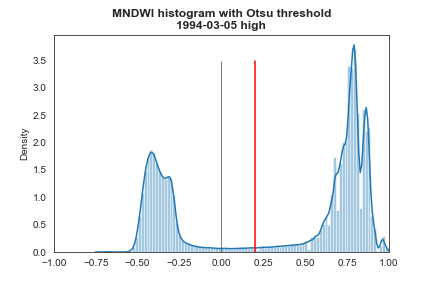
#> input picture output/figures/MNDWI_hist_otsu_qui-nong1_1994-03-05.png, 432 x 288 px; its folder holds 4 pictures in this run
$ jupyter execute --allow-errors Tidal_effects_Qui-Nhong.ipynb   (shell and % lines are left out)
#> lines starting #> are read from the running program, lines starting #| are printed output that depends on the picture
# Quantification of tidal effects in Vietnam on Landsat satellite imagery
<br/>

**Author**: Ronja Lappe, 2020

<br/>

70.5% of the Earth's surface is covered by water. The oceanic mass is constantly being redistributed, whereby three forces are mainly determining the water levels: the Earth's gravity (which holds the water masses on the Earth's surface), the centrifugal force (which is caused by the Earth's rotation) and the gravitational pull of the Moon (in addition or subtraction to the pull of the Sun). The centrifugal force on the Moon averted side as well as the attraction on the Moon-facing side are causing 'flood mountains' with 'ebb valleys' in between. These effects are called tides. Since the Moon orbits the Earth within 25hours and 50 minutes, the arrival of high and low tides is slightly shifted every day [KELLETAT 2013, BIRD 2008]. Which also is the reason why Landsat likely observes different tidal conditions, since it acquires images almost at the same time on one the same spot each overpass.

Tidal environments are highly diverse around the globe, depending on latitude, so-called amphidromic points and local conditions (e.g. open oceans vs. land-locked seas). Tidal environments can be categorized by their daily occurrence as diurnal, semidiurnal or mixed types. Another classification based on tidal range, differentiates microtidal (<2m), mesotidal (2-4m), macrodial (4-6m) and megatidal (>6m) conditions. Tidal ranges are highest where "the tidal wave steepens across broad continental shelves and into gulfs" [BIRD 2008].

It may therefore be said, that the overall picture of tidal movement is highly complex and difficult to measure on a local level. Though, when working on coastal dynamics with satellite imagery, it is inevitable to take tidal effects into account. This script aims on assessing tidal impact on shoreline detection results of Landsat imagery with 30 m spatial resolution. Openly available hourly sea level data will be used to identify dates of low and high tide at the local Landsat aquisition hour to build image pairs from low and high tide dates on which the coastline will be detected and the change between both dates be quantified along shore-perpendicular transects. A median value of shoreline displacement between low and high tide for the chosen area of interest will be the end result of this script, which may be used as a reference for the decision whether tidal range has to be accounted fort when working with Landsat imagery in your selected region of interest.

<br/>

Here, an example of a sea level station in Central Vietnam, Qui Nhon, has been chosen as area of interest. Central Vietnam is considered a mesotidal environment with a tidal range of about 0.5-1.0 m. The goal of this project is to find out whether tidal fluctuations significantly affect the shoreline detection result in this area and whether they need to be corrected for, when working with a coastline time series (DANG et al. 2020).

<br/>

**Content of the script:**
1. Identification of low and high tide dates at Landsat acquisition time within a selected AOI
2. Selection of nearly cloud-free images at low and high tides (Creation of image pairs)
3. MNDWI calculation and binarization (on GEE)
4. Shoreline extraction (on local machine)
5. Calculation of shoreline displacement between low and high tide
6. Statistics
Results & Interpretation

**Input:**
- sea level csv in the format as below (preferably download from that website)
- osm reference shoreline for your country of interest
- some parameters, such as path names, sea level station name, coordinates and timezone

**Output:**
- shoreline geojsons for all available low/ high tide image pairs
- shore-perpendicular transects for each image pair with information on seawards shoreline displacement from high to low tide in geojson format
- csv on shoreline displacement measures for each image pair (median, mean, std, range)

<br/>

**Sea level data:**
http://uhslc.soest.hawaii.edu/data/?rq#uh381http://uhslc.soest.hawaii.edu/data/csv/rqds/pacific/hourly/h381a.csv

*Available stations in Vietnam:*
- *Qui Nhon, South-Central Vietnam (1994-2005, 2007-2018)*
- *Vung Tau, Southern Vietnam (1986-2002, 2007-2018)*
- *Hon Dau, Island in Northern Vietnam (1995)*

### Setup

**Set up your accounts first**

Parts of this code are processed on the **Google Earth Engine**, which requires an active user account (that can be created here: https://earthengine.google.com/platform/). A confirmation usually comes within 2-3 work days. In order to download exported files from the **Google Drive** automatically, another authentication procedure is necessary. This script uses the PyDrive.auth package to handle your credentials. A quick start on how to generate the credentials file and where to save it can be found here https://pythonhosted.org/PyDrive/quickstart.html#authentication. Just follow the instructions 1-5 and you should be good to go...

**Python packages**

[cell 1]
# GEE related
import ee
import geemap
import geetools
from pydrive.auth import GoogleAuth
from pydrive.drive import GoogleDrive

# spatial
import geopandas as gpd
import shapely as shp
import rasterio
from rasterio.plot import show
from rasterio.enums import Resampling
from rasterio import warp

# statistics
import pandas as pd
import statistics as stat
from skimage import filters
from skimage import measure
from scipy.signal import find_peaks
from scipy.ndimage import gaussian_filter1d
from scipy import interpolate

#plotting
import seaborn as sns
import mapclassify
import matplotlib.pyplot as plt
import matplotlib.image as mpimg
import matplotlib.gridspec as gridspec
from matplotlib.colors import ListedColormap

# other
import os
import datetime
import pickle
import warnings
import nbimporter
import pytz
from pytz import timezone

# my functions
import utils

**Parameters**

[cell 2]
# Sea level station
station = "Qui Nhong" # name of station
station_coordinates = [13.77500,109.25500] # coordinates of the station
local_timezone = "Asia/Ho_Chi_Minh" #for other options check: "pytz.all_timezones"

# Paths
station_data_path = os.path.join(os.path.join(os.getcwd(),"input")) # Path to sea level CSVs
output_path = os.path.join(os.getcwd(),"output") # Path to folder, where output will be saved
GEE_export_folder = "GEE_tidal_export" # Name of export folder on Google drive

# File names
station_file_name = "qui-nong1" # Name of sea level csv
osm_shoreline = "osm_coastline_vn.geojson" # Name of osm shoreline

**Initiate Google Earth Engine**

[cell 3]
try:
    ee.Initialize()
#> (this line was passed over: ee is not available in this run)
    print('GEE initialized')
except Exception as e:
    ee.Authenticate()
    ee.Initialize()

#> (a cell that did not finish here is left out)

#> (a cell that did not finish here is left out)

#> (a cell that did not finish here is left out)

## 1| Identification of low and high tide dates at Landsat aquisition time
- Cleaning of sea level data/ extraction of valid years
- Calculation of Landsat overpass time for each year
- Filtering of sea level data by Landsat acquisition hour
- Identification of low and high tide peaks (+/- 1 day)
- Creation of low and high tide date lists for each available year

*Output: low and high tide date lists*

#### 1.1| Functions

[cell 7]
# [153 lines left out: functions sea_level_prep, get_valid_years, select_landsat, get_landsat_overpass_time, change_timezone, rounder and 5 more, not called in this run]

#### 1.2| Main process

#> (a cell that did not finish here is left out)

## 2| Selection of nearly cloud-free images at low and high tides
- Filtering Landsat SR archive by 3-day date ranges
- Calculation of cloud cover within AOI
- Filtering of selected images by cloud cover (< 20%)
- Cloud-masking on selected images (using sr_cloud_qa band, for LS8 pixel_qa band)
- Creation of daily mosaics
- Removal of mosaics covering < 2/3 of the AOI
- Creation of low and high tide image pairs (each high tide images receives the closest available low tide image or vice versa)

*Output: list of image pairs*

#### 2.1| Functions

**Python funtions**

[cell 9]
# [26 lines left out: functions get_start_dates, get_end_dates, nearest, find_partners, not called in this run]

**GEE API functions**

[cell 10]
# [11 lines left out: function gee_get_img_cols, not called in this run]

def gee_remove_empty_collections(img_collection):
    return ee.Algorithms.If(ee.ImageCollection(img_collection).size().gt(0),img_collection)

# [101 lines left out: functions gee_get_aquisition_date, gee_get_datetimes, gee_SR_add_aoi_cc, gee_SR_cloud_masking_L457, gee_SR_cloud_masking_L8, gee_create_cc_filter and 3 more, not called in this run]

**Main function**

[cell 11]
# [46 lines left out: function get_tide_images, not called in this run]

#### 2.2| Main process

#> (a cell that did not finish here is left out)

#> (a cell that did not finish here is left out)

## 3| MNDWI calculation and binarization (GEE)
- Calculation of the modified Difference Normalized Water Index (MNDWI)
- Binarization using Otsu's threshold
- Download rasters to local maschine

*Output: two binary rasters for each image pair, cropped to AOI in TIF-format*

#### 3.1| Functions

[cell 14]
# [73 lines left out: functions gee_file_checker, gee_mndwi, add_otsu, gee_binarize, gee_export_binary_rasters, not called in this run]

def gee_download_from_drive(export_folder, station_file_name):
    # download rasters from Google drive
    gauth = GoogleAuth()
    gauth.LocalWebserverAuth() # Creates local webserver and auto handles authentication.
    drive = GoogleDrive(gauth)

    folder_list = drive.ListFile({'q': "'root' in parents and trashed=false"}).GetList()
    exportFolderID = [folder['id'] for folder in folder_list if folder['title']==export_folder][0]
    file_list = drive.ListFile({'q': "'" + exportFolderID + "' in parents and trashed=false"}).GetList()
    # select only files that have been created with under the current station name
    files = []
    for file in file_list:
        if file['title'].startswith(station_file_name):
            files.append(file)
    # download selected files
    for file in files:
        #print('title: %s, id: %s' % (file['title'], file['id']))
        fname = file['title']
        #print(fname)
        if not os.path.exists(os.path.join(output_path,export_folder,fname)):
            print('Downloading {}...'.format(fname))
            f = drive.CreateFile({'id': file['id']})
            f.GetContentFile(fname)
        else:
            print('File', fname, 'already exists.')

#### 3.2| Main process

[cell 15]
warnings.filterwarnings("ignore")
# create binary land/water rasters
#> (the rest of this cell did not finish here and is left out)

[cell 16]
# !!! wait until all rasters are exported to Google Drive !!!

# download rasters from Google drive and move to directory
gee_download_from_drive(GEE_export_folder, station_file_name)
#> (the call stopped at in gee_download_from_drive, `gauth = GoogleAuth()`: pydrive is not available in this run)
# move from repo directory to a created folder within the output folder
if not os.path.exists(os.path.join(output_path,GEE_export_folder)):
    os.mkdir(os.path.join(output_path,GEE_export_folder))
for raster in os.listdir(os.getcwd()):
    if raster.endswith(".tif"):
        os.replace(os.path.join(os.getcwd(),raster),os.path.join(output_path,GEE_export_folder,raster))
        print(raster, 'has been moved to',GEE_export_folder)

#### 3.3| Plot output

[cell 17]
# plot MNDWI histrograms for each image with Otsu threshold (red line)
otsu_list = []
for i in os.listdir(os.path.join(output_path,'figures')):
    if i.startswith('MNDWI'):
        otsu_list.append(i)
otsu_list.sort()
# create plot
fig = plt.figure(figsize=(25, 15))
for num, x in enumerate(otsu_list):
    img = mpimg.imread(os.path.join(output_path,'figures',x))
#> img is the input picture: shape (288, 432, 4) float32; mean R, G, B, A 0.953, 0.961, 0.97, 1
    plt.subplot(3,4,num+1)
    plt.axis("off")
    plt.imshow(img)
plt.subplots_adjust(wspace=0, hspace=0)
plt.show()
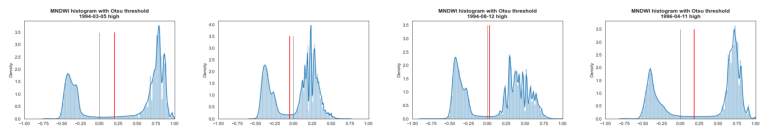
#> figure drawn by matplotlib, 4 panels

[cell 18]
# plot the downloaded binary rasters (beige=land, blue=water)
raster_list = os.listdir(os.path.join(output_path,GEE_export_folder))
raster_list.sort()
fig = plt.figure(figsize=(25, 25))
cmap = ListedColormap(["tan","steelblue"])
for num, x in enumerate(raster_list):
    img = rasterio.open(os.path.join(output_path,GEE_export_folder,x))
    plt.subplot(2,6,num+1)
    plt.title(str(x)[10:20]+"_"+str(x)[-14:-10]+"\n"+str(x)[-9:-4], fontweight="bold")
    plt.imshow(img.read(1),extent=(img.bounds[0],img.bounds[2],img.bounds[1],img.bounds[3]),cmap=cmap)
    plt.grid(None)
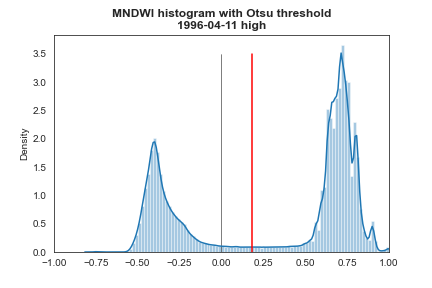
#> img: shape (288, 432, 4) float32; mean R, G, B, A 0.952, 0.961, 0.969, 1
plt.show()
